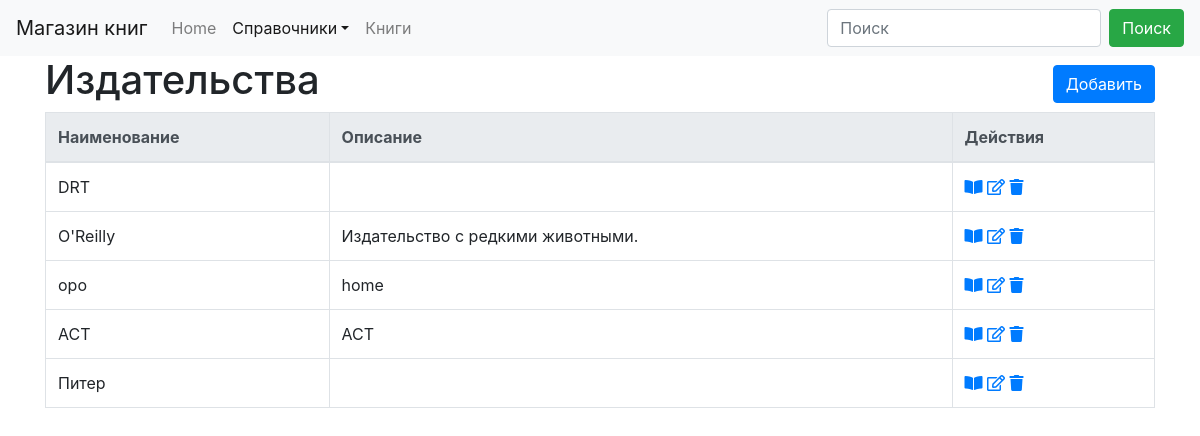
The page /ref/publishing/ on the database as committed earlier.
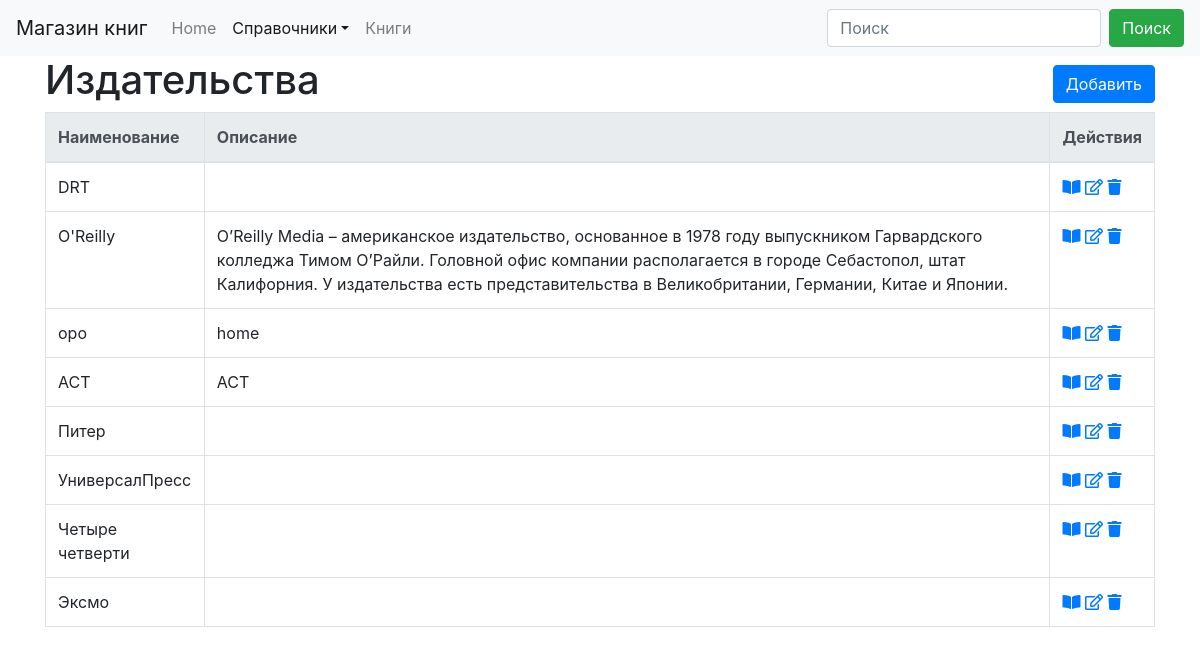
The same page on the database as committed later.
### dimensionsapp/models.py (models this page shows, shortened)
class Dimension(models.Model):
    name = models.CharField("Наименование", max_length=50, unique=True)
    description = models.TextField("Описание", blank=True, )
    class Meta:
        abstract = True
        ordering = ['name']

class PublishingHouse(Dimension):
    class Meta(Dimension.Meta):
        verbose_name = 'издательство'
        verbose_name_plural = 'издательства'

### dimensionsapp/views.py (the view)
# urls.py: path('publishing/', PublishingHouseListView.as_view(), name='publishing_house_list'),
class PublishingHouseListView(ListViewFilter):
    model = PublishingHouse

### dimensionsapp/form.py
class SearchForm(forms.Form):
    search = forms.CharField(label='Наименование', required=False)

### dimensionsapp/views.py (called while the page is built)
    def get_context_data(self, *, object_list=None, **kwargs):
        context = super().get_context_data(**kwargs)
        if 'search' in self.request.GET:
            context['form'] = self.form({'search': self.request.GET['search']})
            context['search_string'] = self.request.GET['search']
        else:
            context['form'] = self.form()
        return context

    def get_queryset(self):
        qs = super().get_queryset()
        if 'search' in self.request.GET and self.request.GET['search'] != '':
            name = self.request.GET['search']
            qs = qs.filter(name__icontains=name)
        return qs

### dimensionsapp/templates/dimensionsapp/publishinghouse_list.html (shortened to what this page needs)
{% extends 'dimension_list.html' %}
{% block header %}
        <H1>Издательства</H1>
    {% endblock %}
{% block create_ankor%}{% url 'publishing_house_create' %}{% endblock %}
{% block  url_view%}{% url 'publishing_house_detail' object.pk%}{% endblock %}
{% block  url_edit%}{% url 'publishing_house_update' object.pk%}{% endblock %}
{% block  url_delete%}{% url 'publishing_house_delete' object.pk%}{% endblock %}

### templates/dimension_list.html (shortened to what this page needs)
{% extends 'base.html' %}
{% load static %}
{% load crispy_forms_tags %}
{% load paginator_page %}
{% block navbar %}
    {% include 'navbar.html' with search_tag="search" active="dimension"%}
{% endblock %}
{% block body %}
    <div class="container">
        <div class="row align-items-center">
            <div class="col-auto">
                {% block header %}{% endblock %}
            </div>
            <div class="col text-right" >
                    {% block create %}
                    <a href="{% block create_ankor %}{{ object_list.model.get_create_url }}{% endblock %}" class="btn btn-primary my-1" >Добавить</a>
                    {% endblock %}
            </div>
        </div>
        <table class="table table-bordered">
            {% block dimension_list %}
                <thead class="thead-light">
                    <tr>
                        {% block list_header %}
                            <th>Наименование</th>
                            <th>Описание</th>
                        {% endblock %}
                        <th>Действия</th>
                    </tr>
                </thead>
                <tbody>
                    {% for object in object_list %}
                        <tr>
                        {% block list_element %}
                            <td>{{ object.name }}</td>
                            <td>{{  object.description }}</td>
                        {% endblock %}
                            <td>
                                <a href="{% block  url_view%}{{ object.get_detail_url }}{% endblock %}" title="Посмотреть"><i class="fas fa-book-open"></i></a>
                                <a href="{% block  url_edit%}{{ object.get_update_url }}{% endblock %}" title="Править"><i class="far fa-edit"></i></a>
                                <a href="{% block  url_delete%}{{ object.get_delete_url }}{% endblock %}" title="Удалить"><i class="fas fa-trash"></i></a>
                            </td>
                        </tr>
                    {% endfor %}
                </tbody>
            {% endblock %}
        </table>
    </div>
{% endblock body %}

Rows that differ between the two databases and show on the page:
changed PublishingHouse "O'Reilly": description "Издательство с редкими животными." → "O’Reilly Media – американское издательство, основанное в 1978 году выпускником Гарвардского колледжа Тимом О’Райли. Головной офис компании располагается в городе Себастопол, штат Калифорния. У издательства есть представительства в Великобритании, Германии, Китае и Японии."
added PublishingHouse: name "УниверсалПресс"
added PublishingHouse: name "Четыре четверти"
added PublishingHouse: name "Эксмо"
